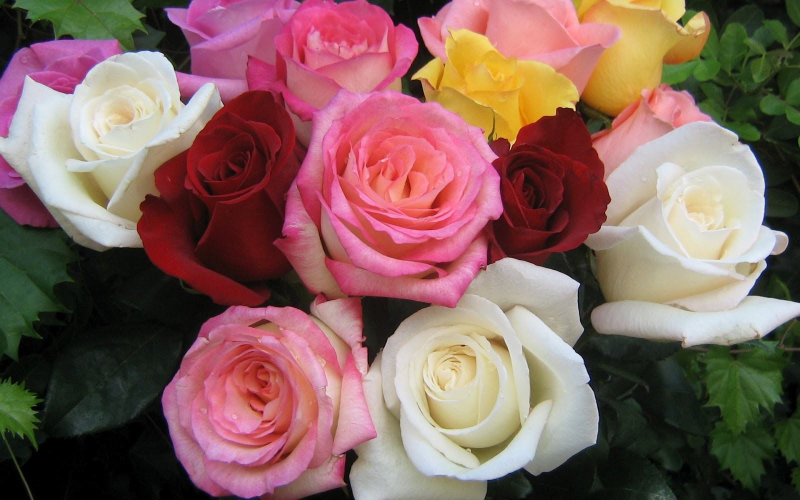
#> input picture ROI/Flowers.jpg, 1600 x 1000 px, found by its file name (shown at 1/2 size)
$ jupyter execute ROI_Region_Of_Interest.ipynb
#> lines starting #> are read from the running program, lines starting #| are printed output that depends on the picture
[cell 1]
import cv2
import numpy as np

img = cv2.imread("E:\\GITHUB\\Image_Operations\\ROI\\Flowers.jpg", cv2.IMREAD_COLOR)
#> img is the input picture: shape (1000, 1600, 3); mean B, G, R 95.2, 100.3, 134.6
print(img.shape)
#| (1000, 1600, 3)
print('\n')
print(img)
#> (printed output is left out)

[cell 2]
img = cv2.resize(img, (700,400))
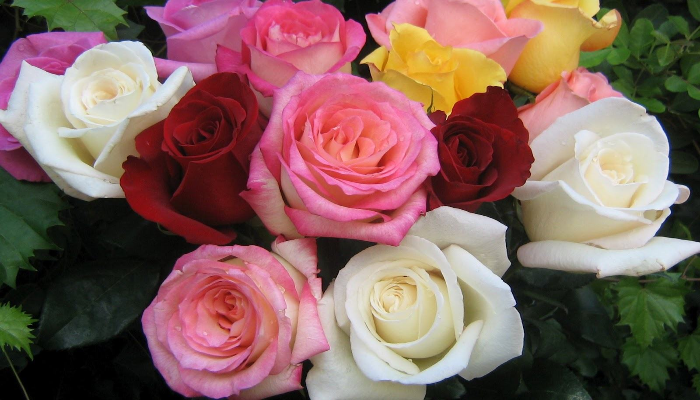
#> img: shape (400, 700, 3); mean B, G, R 95.1, 100.3, 134.5
img.shape
#> Out = (400, 700, 3)

[cell 3]
ROI = img[245: 400, 145:328]
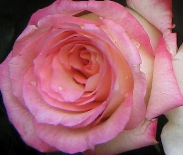
#> ROI: shape (155, 183, 3); mean B, G, R 115, 101.1, 168.5
